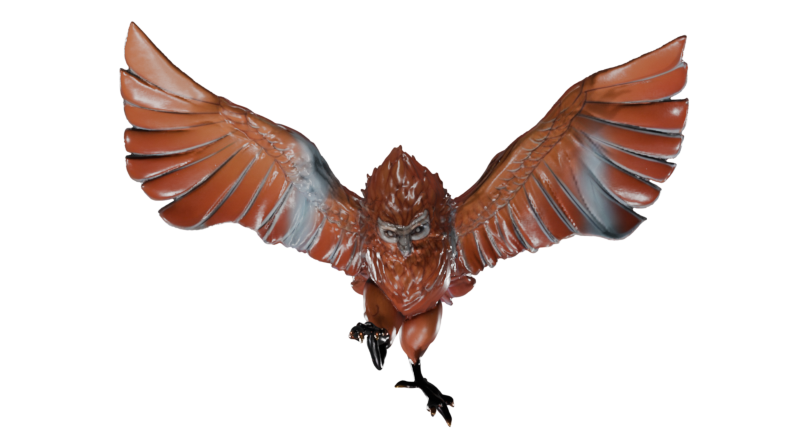
#> input picture nue_frames/0001.png, 800 x 430 px, found by its file name; its folder holds only this picture in this run
$ python crop.py
#> lines starting #> are read from the running program, lines starting #| are printed output that depends on the picture
import os
from PIL import Image

def crop_to_model(input_folder, output_folder):
#> called with input_folder = 'nue_frames', output_folder = 'nue_frames'
    if not os.path.exists(output_folder):
        os.makedirs(output_folder)

    for filename in os.listdir(input_folder):
        if filename.lower().endswith(('.png', '.webp')): # JPGs don't support transparency
            img_path = os.path.join(input_folder, filename)

            with Image.open(img_path) as img:
                # Ensure image is in RGBA mode so we have the Alpha channel
#> img is the input picture: PIL image 800x430 RGBA; mean R, G, B, A 31.7, 20.7, 17.1, 58.7
                img = img.convert("RGBA")

                # Split the image into R, G, B, and Alpha channels
                alpha = img.split()[-1]
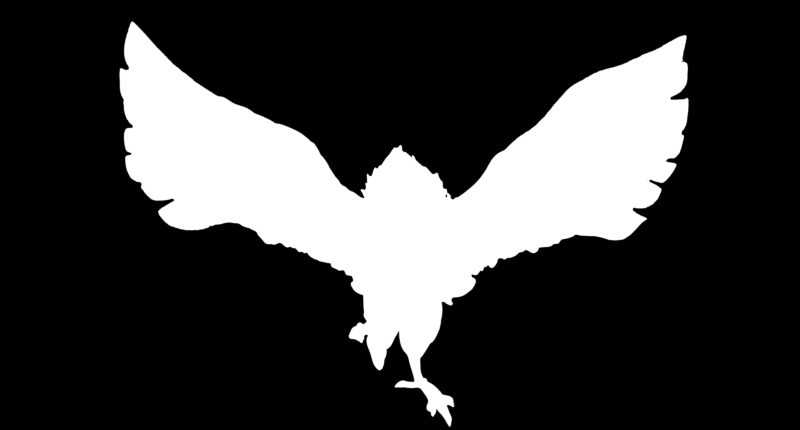
#> alpha: PIL image 800x430 L; min 0, max 255, mean 58.7

                # getbbox() on the Alpha channel finds the box containing all non-transparent pixels
                bbox = alpha.getbbox()
#> bbox = (118, 20, 690, 428)

                if bbox:
                    cropped_img = img.crop(bbox)
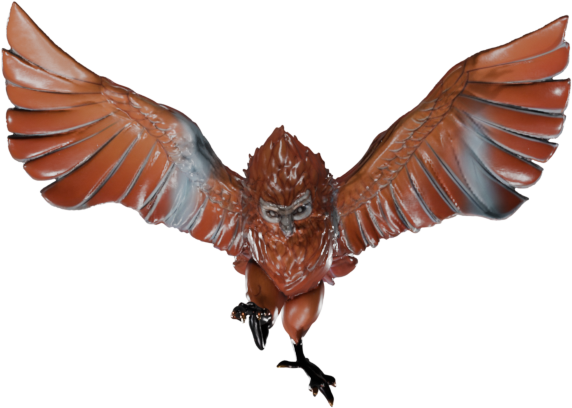
#> cropped_img: PIL image 572x408 RGBA; mean R, G, B, A 46.7, 30.4, 25.2, 86.5; transparent parts drawn white
                    cropped_img.save(os.path.join(output_folder, filename))
                    print(f"Processed: {filename}")
                else:
                    print(f"Skipped {filename}: Image is entirely transparent.")

# Usage
input_dir = "nue_frames"
output_dir = "nue_frames"
crop_to_model(input_dir, output_dir)
